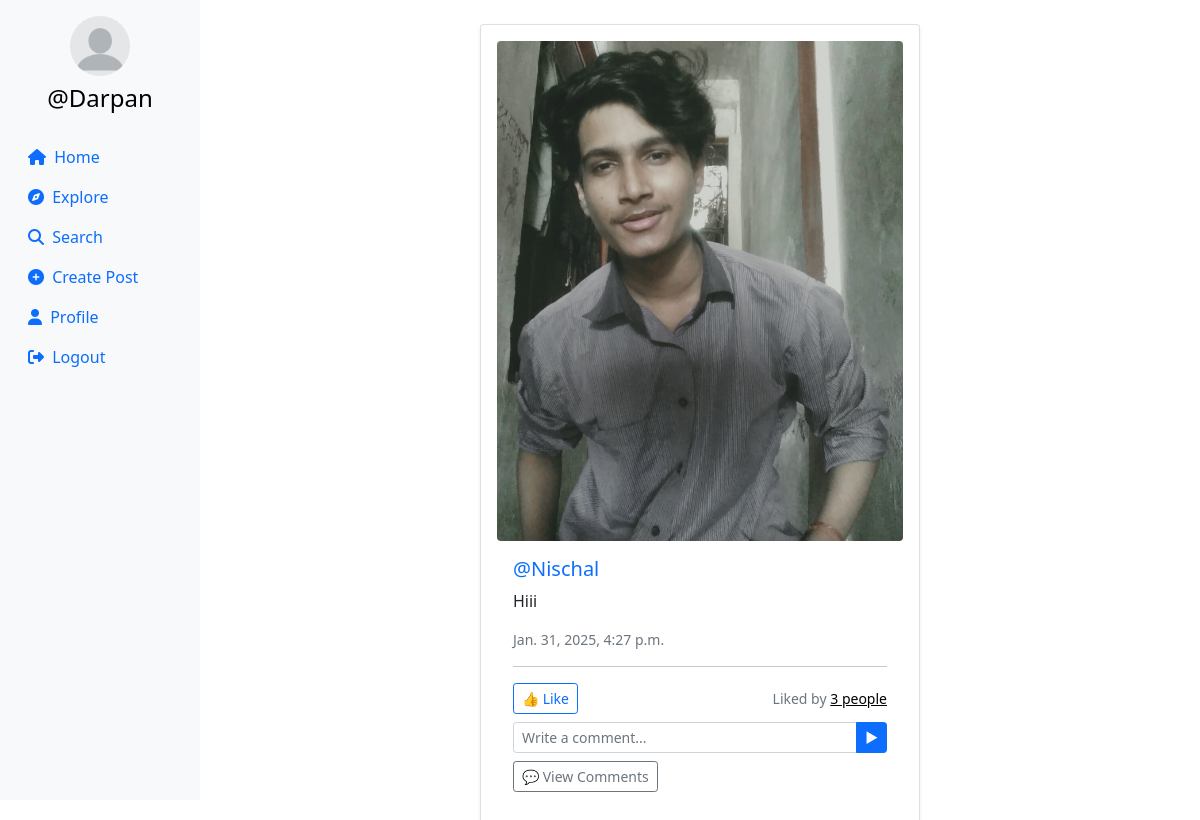
The app's page / (signed in) with its own data.
### userauth/models.py (models this page shows, shortened)
class Profile(models.Model):
    user = models.ForeignKey(User, on_delete=models.CASCADE)
    id_user = models.IntegerField(primary_key=True, default=0)
    bio = models.TextField(blank=True, default='')
    profileimg = models.ImageField(upload_to='profile_images', default='blank-profile-picture.png')
    location = models.CharField(max_length=100, blank=True, default='')

class Post(models.Model):
    id = models.UUIDField(primary_key=True, default=uuid.uuid4)
    user = models.CharField(max_length=100)
    image = models.ImageField(upload_to='post_images')
    caption = models.TextField()
    created_at = models.DateTimeField(default=datetime.now)
    no_of_likes = models.IntegerField(default=0)

### userauth/views.py (the view)
# urls.py: path('',views.home),
@login_required(login_url='/loginn')
def home(request):
    following_users = Followers.objects.filter(follower=request.user.username).values_list('user', flat=True)
    post = Post.objects.filter(Q(user=request.user.username) | Q(user__in=following_users)).order_by('-created_at')
    profile = Profile.objects.get(user=request.user)
    context = {
        'post': post,
        'profile': profile,
    }
    return render(request, 'main.html',context)

### templates/main.html (shortened to what this page needs)
{% load static %}
<!DOCTYPE html>
<html lang="en">
<head>
    <link rel="stylesheet" href="https://maxcdn.bootstrapcdn.com/bootstrap/4.5.2/css/bootstrap.min.css">
    <link href="https://cdn.jsdelivr.net/npm/bootstrap@5.0.2/dist/css/bootstrap.min.css" rel="stylesheet"
>
    <link rel="stylesheet" href="{% static 'css/app.css' %}">
</head>
<body>
<div class="container-fluid">
    <div class="row">
        <nav class="col-md-2 d-none d-md-block sidebar" style="position: fixed;">
            <div class="text-center mt-3">
                <img src="{{profile.profileimg.url}}" alt="Profile Picture" class="profile-pic">
                <h4 class="mt-2"><a href="/profile/{{user}}" style="text-decoration:none;">@{{user}}</a></h4>
            </div>
            <ul class="nav flex-column mt-4">
                <li class="nav-item">
                    <a class="nav-link active" href="/">
                        <i class="fa-solid fa-house mr-1"></i> Home
                    </a>
                </li>
                <li class="nav-item">
                    <a class="nav-link" href="/explore">
                        <i class="fa-solid fa-compass mr-1"></i> Explore
                    </a>
                </li>
                <li class="nav-item">
                    <a class="nav-link" href="#" data-bs-toggle="modal" data-bs-target="#exampleModal3">
                        <i class="fa-solid fa-magnifying-glass mr-1"></i> Search
                    </a>
                </li>
                <li class="nav-item">
                    <a class="nav-link" href="#" data-bs-toggle="modal" data-bs-target="#exampleModal"
                        data-bs-whatever="@getbootstrap">
                        <i class="fa-solid fa-circle-plus mr-1"></i> Create Post
                    </a>
                </li>
                <li class="nav-item">
                    <a class="nav-link" href="/profile/{{user}}">
                        <i class="fa-solid fa-user mr-1"></i> Profile
                    </a>
                </li>
                <li class="nav-item">
                    <a class="nav-link" href="/logoutt">
                        <i class="fa-solid fa-right-from-bracket mr-1"></i> Logout
                    </a>
                </li>
            </ul>
        </nav>
        <main role="main" class="col-md-9 ml-sm-auto col-lg-10 px-md-4">
        <div class="container mt-4">
            {% for pos in post %}
            <div class="row justify-content-center">
                <div class="col-md-6">
                    <div class="card shadow-sm mb-4 p-3">
                        <img src="{{pos.image.url}}" alt="Post Image" class="card-img-top rounded"
                            style="max-height: 500px; object-fit: cover;">
                        <div class="card-body">
                            <h5>
                                <a href="/profile/{{pos.user}}" class="text-decoration-none text-primary">@{{pos.user}}</a>
                            </h5>
                            <p>{{pos.caption}}</p>
                            <p class="text-muted small">{{pos.created_at}}</p>
                            <hr>
                            <div class="d-flex justify-content-between align-items-center">
                                <a href="/like-post/{{pos.id}}" class="btn btn-outline-primary btn-sm">
                                    👍 Like
                                </a>
                                {% if pos.no_of_likes == 0 %}
                                <p class="mb-0 text-muted small">0 likes</p>
                                {% elif pos.no_of_likes == 1 %}
                                <p class="mb-0 text-muted small">Liked by <a href="/likeshow/{{pos.id}}">{{pos.no_of_likes}} person</a></p>
                                {% else %}
                                <p class="mb-0 text-muted small">Liked by <a href="/likeshow/{{pos.id}}">{{pos.no_of_likes}} people</a></p>
                                {% endif %}
                            </div>
                            <form method="POST" action="/submit/{{pos.id}}" class="mt-2">
                                <div class="input-group">
                                    <input type="text" name="comments" class="form-control form-control-sm"
                                        placeholder="Write a comment...">
                                    <button type="submit" class="btn btn-primary btn-sm">▶</button>
                                </div>
                            </form>
                            <div class="mt-2">
                                <a href="/comment/{{pos.id}}" class="btn btn-outline-secondary btn-sm">
                                    💬 View Comments
                                </a>
                            </div>
                        </div>
                    </div>
                </div>
            </div>
            {% endfor %}
        </div>
        </main>
    </div>
</div>
</body>
</html>

### templates/main.html (style rules this page uses)
.sidebar { background-color: #f8f9fa; height: 100vh; color: black; }
.profile-pic { width: 60px; height: 60px; border-radius: 50%; object-fit: cover; }
a { color: black; }

### records on screen
Profile: profileimg (placeholder picture)
Post: image (picture), user "Nischal", caption "Hiii", created_at "Jan. 31, 2025, 4:27 p.m.", no_of_likes "3"

### other values on screen
{{ user }} "Darpan"
